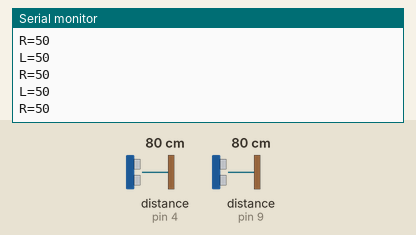
This sketch was run on a simulated Arduino Uno, built with avr-gcc and run on an emulated ATmega328P. On the bench: the last lines printed to the serial monitor. Wiring (inferred from the names in the program): 2 × ultrasonic range finder: trigger pin 3, echo pin 4 / trigger pin 8, echo pin 9. The test bench sets the inputs (shaded band); at power-on: distance to the obstacle (sensors on pin 9, pin 4) 80 cm. The echo pulse lasts 58.3 µs per cm.

Above: at 3.5 s.
3.6 s: distance to the obstacle (sensor on pin 9) set to 18 cm
At 4.5 s:
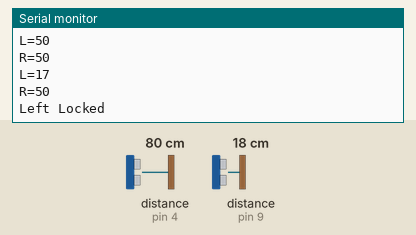
5.5 s: distance to the obstacle (sensor on pin 9) set to 14 cm
At 5.71 s:
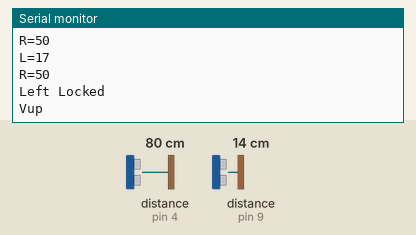

The sketch:

microJFinal.ino
```cpp
const int trigger1 = 8; //Trigger pin of 1st Sesnor
const int echo1 = 9; //Echo pin of 1st Sesnor
const int trigger2 = 3; //Trigger pin of 2nd Sesnor
const int echo2 = 4;//Echo pin of 2nd Sesnor

long time_taken;
int dist,distL,distR;


long duration;
float r;
unsigned long temp=0;
int temp1=0;
int l=0;
void find_distance (void);
void find_distance (void)
{
  digitalWrite(trigger1, LOW);
  delayMicroseconds(2);
  digitalWrite(trigger1, HIGH);
  delayMicroseconds(10);
  digitalWrite(trigger1, LOW);
  duration = pulseIn(echo1, HIGH, 5000);
  r = 3.4 * duration / 2;
  distL = r / 100.00;
   digitalWrite(trigger2, LOW);
  delayMicroseconds(2);
  digitalWrite(trigger2, HIGH);
  delayMicroseconds(10);
  digitalWrite(trigger2, LOW);

  duration = pulseIn(echo2, HIGH, 5000);
  r = 3.4 * duration / 2;
  distR = r / 100.00;
  delay(100);
}


void setup() {
Serial.begin(9600);

pinMode(trigger1, OUTPUT);
pinMode(echo1, INPUT);
pinMode(trigger2, OUTPUT);
pinMode(echo2, INPUT);
}

/*###Function to calculate distance###*/
void calculate_distance(int trigger, int echo)
{
digitalWrite(trigger, LOW);
delayMicroseconds(2);
digitalWrite(trigger, HIGH);
delayMicroseconds(10);
digitalWrite(trigger, LOW);

time_taken = pulseIn(echo, HIGH);
dist= time_taken*0.034/2;
if (dist>50)
dist = 50;
}

void loop() { //infinite loopy
calculate_distance(trigger1,echo1);
distL =dist; //get distance of left sensor

calculate_distance(trigger2,echo2);
distR =dist; //get distance of right sensor


//Uncomment for debudding
Serial.print("L=");
Serial.println(distL);
Serial.print("R=");
Serial.println(distR);


//Pause Modes -Hold
if ((distL >25 && distR>25) && (distL <50 && distR<50)) //Detect both hands
{Serial.println("Play/Pause"); delay (500);}

calculate_distance(trigger1,echo1);
distL =dist;

calculate_distance(trigger2,echo2);
distR =dist;


//Control Modes

//Lock Left - Control Mode
if (distL>=10 && distL<=20)
{
  delay(50); //Hand Hold Time
  calculate_distance(trigger1,echo1);
  distL =dist;
  if (distL>=10 && distL<=20)
  {
    Serial.println("Left Locked");
    while(distL<=40)
    {
      calculate_distance(trigger1,echo1);
      distL =dist;
      if (distL<15) //Hand pushed in
      {Serial.println ("Vup"); delay (300);}
      if (distL>20) //Hand pulled out
      {Serial.println ("Vdown"); delay (300);}
    }
  }
}

//Lock Right - Control Mode
if (distR>=10 && distR<=20)
{
  delay(50); //Hand Hold Time
  calculate_distance(trigger2,echo2);
  distR =dist;
  if (distR>=10 && distR<=20)
  {
    Serial.println("Right Locked");
    while(distR<=40)
    {
      calculate_distance(trigger2,echo2);
      distR =dist;
      if (distR<15 ) //Right hand pushed in
      {Serial.println ("Rewind"); delay (300);}
      if (distR>20) //Right hand pulled out
      {Serial.println ("Forward"); delay (300);}
    }
  }
}


//Swipe Next - Control Mode
if(distR<=8 && distR>=8)
  {
    temp=millis();
    while(millis()<=(temp+300))
    find_distance();

    {
      Serial.println("next");
    }
     }

else if(distL <= 8 && distR >= 8){
  Serial.println("brights");
}
else if(distL <= 8 && distR <=  8){
  Serial.println("exit");
}


delay(200);
}
```

Measured:
- the behaviour switches between 16 and 15 cm on distance to the obstacle (sensor on pin 9) (found by bisection; images 1 and 2)
- after the input at 3.6 s, the serial monitor: prints a new line after 0.16 s (image 1)
- after the input at 5.5 s, the serial monitor: prints a new line at once (image 2)
